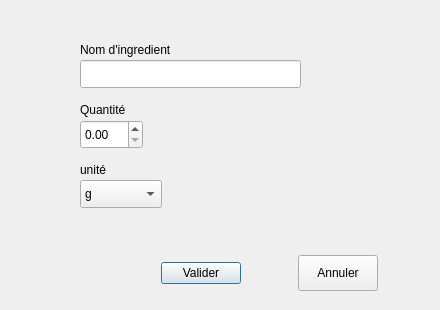
<?xml version="1.0" encoding="UTF-8"?>
<ui version="4.0">
 <class>AjouterIngredientDialog</class>
 <widget class="QDialog" name="AjouterIngredientDialog">
  <property name="geometry">
   <rect>
    <x>0</x>
    <y>0</y>
    <width>440</width>
    <height>310</height>
   </rect>
  </property>
  <property name="windowTitle">
   <string>Dialog</string>
  </property>
  <widget class="QLineEdit" name="lineEditNom">
   <property name="geometry">
    <rect>
     <x>80</x>
     <y>60</y>
     <width>221</width>
     <height>28</height>
    </rect>
   </property>
  </widget>
  <widget class="QDoubleSpinBox" name="doubleSpinBoxQuantite">
   <property name="geometry">
    <rect>
     <x>80</x>
     <y>120</y>
     <width>63</width>
     <height>29</height>
    </rect>
   </property>
  </widget>
  <widget class="QComboBox" name="comboBoxUnite">
   <property name="geometry">
    <rect>
     <x>80</x>
     <y>180</y>
     <width>82</width>
     <height>28</height>
    </rect>
   </property>
   <item>
    <property name="text">
     <string>g</string>
    </property>
   </item>
   <item>
    <property name="text">
     <string>kg</string>
    </property>
   </item>
   <item>
    <property name="text">
     <string>ml</string>
    </property>
   </item>
   <item>
    <property name="text">
     <string>L</string>
    </property>
   </item>
   <item>
    <property name="text">
     <string>pièce</string>
    </property>
   </item>
  </widget>
  <widget class="QLabel" name="label">
   <property name="geometry">
    <rect>
     <x>80</x>
     <y>40</y>
     <width>131</width>
     <height>20</height>
    </rect>
   </property>
   <property name="text">
    <string>Nom d'ingredient</string>
   </property>
  </widget>
  <widget class="QLabel" name="label_2">
   <property name="geometry">
    <rect>
     <x>80</x>
     <y>100</y>
     <width>63</width>
     <height>20</height>
    </rect>
   </property>
   <property name="text">
    <string>Quantité</string>
   </property>
  </widget>
  <widget class="QLabel" name="label_3">
   <property name="geometry">
    <rect>
     <x>80</x>
     <y>160</y>
     <width>63</width>
     <height>20</height>
    </rect>
   </property>
   <property name="text">
    <string>unité</string>
   </property>
  </widget>
  <widget class="QWidget" name="">
   <property name="geometry">
    <rect>
     <x>150</x>
     <y>240</y>
     <width>282</width>
     <height>64</height>
    </rect>
   </property>
   <layout class="QHBoxLayout" name="horizontalLayout">
    <property name="spacing">
     <number>57</number>
    </property>
    <property name="leftMargin">
     <number>11</number>
    </property>
    <property name="topMargin">
     <number>15</number>
    </property>
    <property name="rightMargin">
     <number>54</number>
    </property>
    <property name="bottomMargin">
     <number>13</number>
    </property>
    <item>
     <widget class="QPushButton" name="btnValider">
      <property name="text">
       <string>Valider</string>
      </property>
     </widget>
    </item>
    <item>
     <widget class="QPushButton" name="btnAnnuler">
      <property name="sizePolicy">
       <sizepolicy hsizetype="Minimum" vsizetype="Preferred">
        <horstretch>0</horstretch>
        <verstretch>0</verstretch>
       </sizepolicy>
      </property>
      <property name="text">
       <string>Annuler</string>
      </property>
     </widget>
    </item>
   </layout>
  </widget>
 </widget>
 <resources/>
 <connections/>
</ui>
